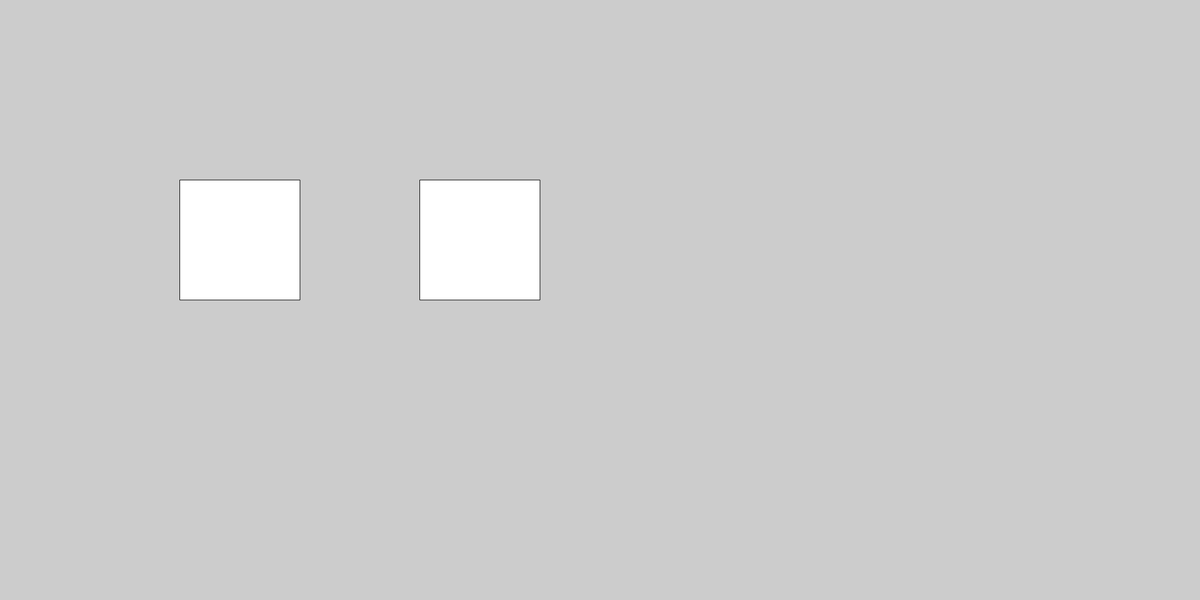
Frame 1 (no input)
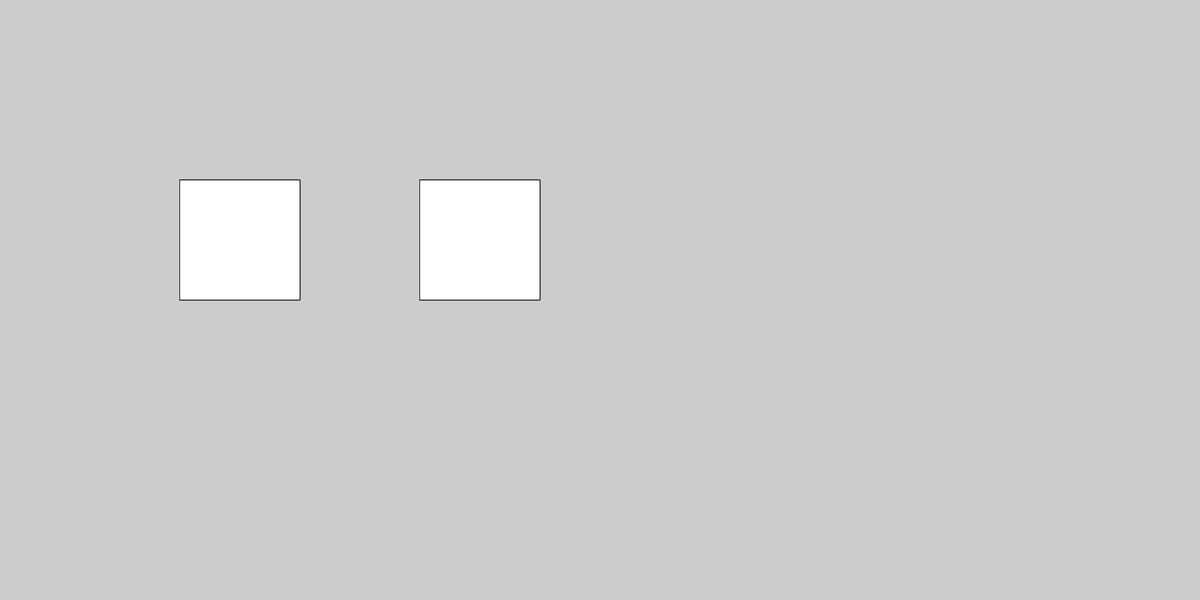
Frame 60 (no input)
Frame 120 (the mouse pressed at the canvas centre since frame 60): identical to frame 60, image omitted

The p5.js sketch that drew these frames (run headless with seeded random() and noise() and a simulated clock; from frame 60 on, the mouse is pressed at the canvas centre):

// p5.js sketch
// ── sketch.js
function setup() {
createCanvas(2000,1000);
background(204);
}


function draw(){
  if(mouseIsPressed){
    if(mouseX>300 && mouseX<500 && mouseY>300 && mouseY<500){
    fill(255,0,0);}
  else {
    fill(255);
  }
  rect( 300,300, 200, 200);
  if(mouseX>700 && mouseX<800 && mouseY>200 && mouseY<500){
    fill(0,255,0);
  } else {
    fill(255);
  }
  rect(700 , 300, 200, 200);
}else{
    fill(255);
    rect( 300,300, 200, 200);
    rect(700 , 300, 200, 200);
}
}


//js stands for java script , set ups draw once while draw puts up 60 frames per second
